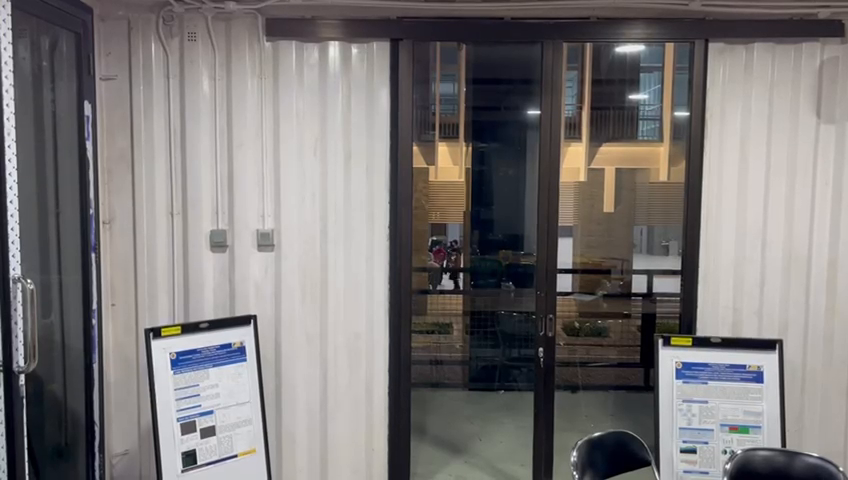
#> input picture frame 16 of testing-vid-stitching/video1.mp4, 848 x 480 px
$ python vid-fullframe-predefined-homography.py
#> lines starting #> are read from the running program, lines starting #| are printed output that depends on the picture; pictures that were not available may be replaced by others from this repository, and a replacement may not be noted
import cv2
import numpy as np

# Version 6.1
# Camera Position: Not Flipped
# Frames: 1280x720
# Adding Interactive Stitching
# Adding Predefined Homography
# Adding Dragging Functionality
dragging = False
start_x, start_y = 0, 0
offset_x, offset_y = 0, 0

def mouse_event_handler(event, x, y, flags, param):
    global dragging, start_x, start_y, offset_x, offset_y

    if event == cv2.EVENT_LBUTTONDOWN:
        dragging = True
        start_x, start_y = x, y
    elif event == cv2.EVENT_MOUSEMOVE and dragging:
        offset_x += x - start_x
        offset_y += y - start_y
        start_x, start_y = x, y
    elif event == cv2.EVENT_LBUTTONUP:
        dragging = False

def stitch_predefined_homography(video1_path, video2_path, H, frame_shape):
#> called with video1_path = 'video1.mp4', video2_path = 'video2.mp4', H = array of shape (3, 3), frame_shape = (720, 1280)
    cap1 = cv2.VideoCapture(video1_path)
    cap2 = cv2.VideoCapture(video2_path)

    cv2.namedWindow("Interactive Stitched Video")
    cv2.setMouseCallback("Interactive Stitched Video", mouse_event_handler)

    global offset_x, offset_y
    offset_x, offset_y = 0, 0

    while True:
        ret1, frame1 = cap1.read()
#> frame1 is the input picture: shape (480, 848, 3); mean B, G, R 118.3, 118.6, 122.2
        ret2, frame2 = cap2.read()

        if not ret1 or not ret2:
            break

        height, width = frame1.shape[:2]
#> height = 480; width = 848
        stitched_width = width * 2
#> stitched_width = 1696
        canvas = np.zeros((height, stitched_width, 3), dtype=np.uint8)

        canvas[0:frame1.shape[0], 0:frame1.shape[1]] = frame1
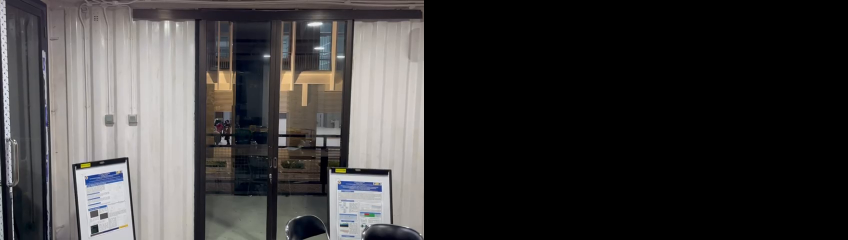
#> canvas: shape (480, 1696, 3) (shown at 1/2 size); mean B, G, R 59.2, 59.3, 61.1

        warped_frame2 = cv2.warpPerspective(frame2, H, (stitched_width, height))
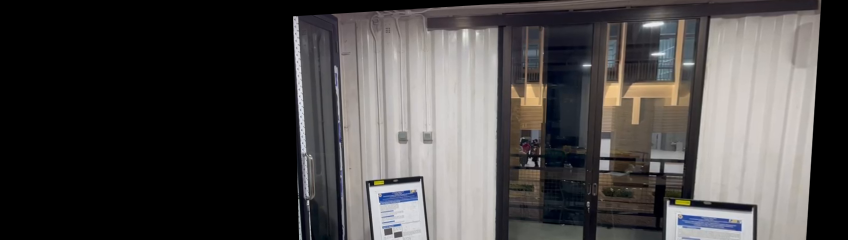
#> warped_frame2: shape (480, 1696, 3) (shown at 1/2 size); mean B, G, R 71, 71.6, 74.2

        overlap_mask = np.zeros_like(canvas, dtype=np.uint8)
        overlap_mask[0:frame1.shape[0], 0:frame1.shape[1]] = 1

        alpha = 0.5
        overlap_area = (overlap_mask & (warped_frame2 > 0)).astype(np.uint8)
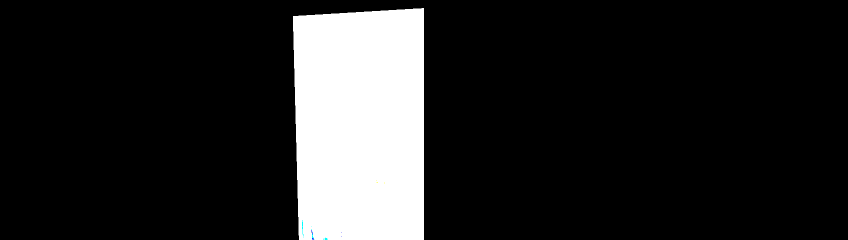
#> overlap_area: shape (480, 1696, 3) (shown at 1/2 size); mean B, G, R 0.144, 0.144, 0.143; drawn with 1 as white
        blended_region = cv2.addWeighted(canvas, alpha, warped_frame2, 1 - alpha, 0)
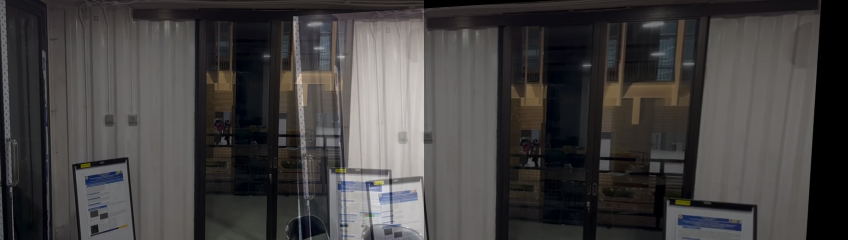
#> blended_region: shape (480, 1696, 3) (shown at 1/2 size); mean B, G, R 65.1, 65.4, 67.7

        non_overlap_region = np.where(warped_frame2 > 0, warped_frame2, canvas)
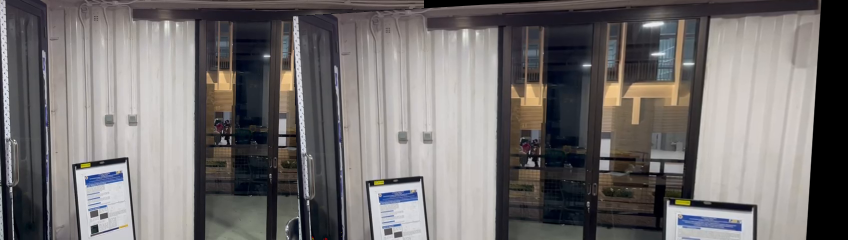
#> non_overlap_region: shape (480, 1696, 3) (shown at 1/2 size); mean B, G, R 111.5, 111.9, 115.7

        final_stitched = np.where(overlap_area, blended_region, non_overlap_region)
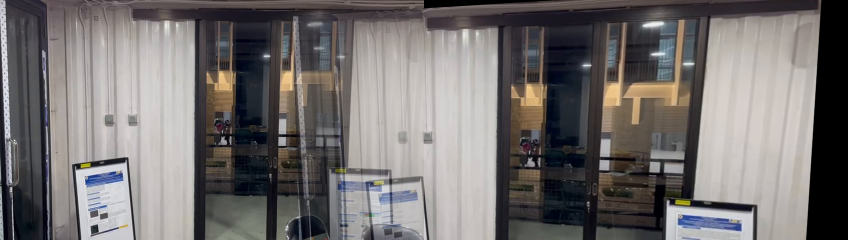
#> final_stitched: shape (480, 1696, 3) (shown at 1/2 size); mean B, G, R 111.6, 112.2, 116.2

        stitched_height, stitched_width = final_stitched.shape[:2]
#> stitched_height = 480
        canvas_dragged = np.zeros_like(final_stitched)

        start_x = max(0, min(stitched_width - frame_shape[1], offset_x))
#> start_x = 0
        start_y = max(0, min(stitched_height - frame_shape[0], offset_y))
#> start_y = 0

        end_x = start_x + frame_shape[1]
#> end_x = 1280
        end_y = start_y + frame_shape[0]
#> end_y = 720
        cropped_view = final_stitched[start_y:end_y, start_x:end_x]
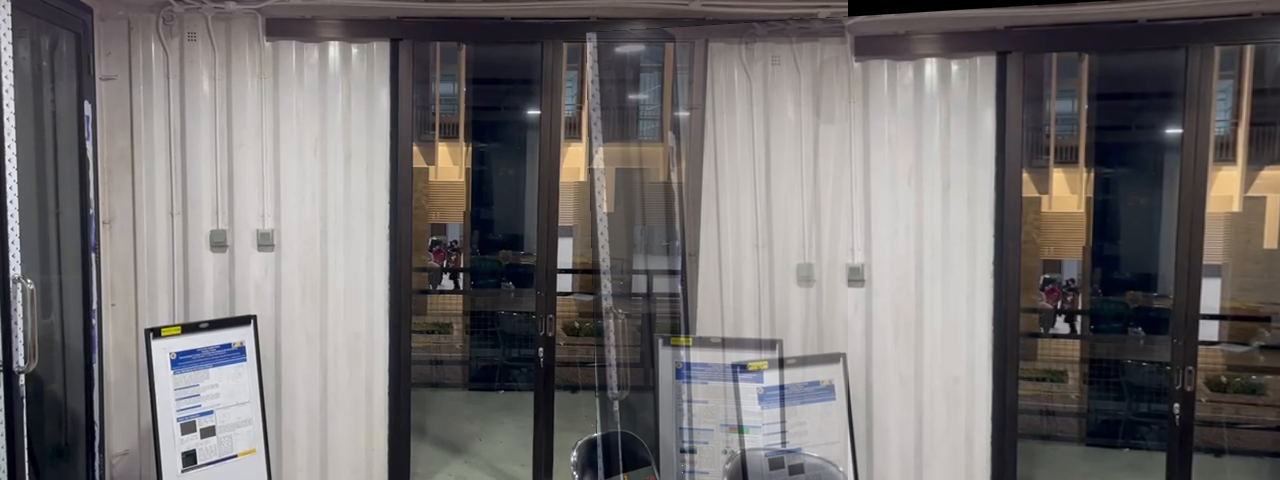
#> cropped_view: shape (480, 1280, 3); mean B, G, R 110.3, 110.4, 114.3

        cv2.imshow("Interactive Stitched Video", cropped_view)
        if cv2.waitKey(1) & 0xFF == ord('q'):
#> (key q is pressed here)
            break

    cap1.release()
    cap2.release()
    cv2.destroyAllWindows()

if __name__ == "__main__":
    video1_path = "video1.mp4"  # Left video
    video2_path = "video2.mp4"  # Right video

    H = np.array([
        [7.51800017e-01, 7.79062995e-02, 5.86119297e+02],
        [-6.62387220e-02, 1.01489968e+00, 3.26206448e+01],
        [-3.02035622e-04, 8.65434608e-05, 1.00000000e+00]
    ])

    frame_shape = (720, 1280)

    stitch_predefined_homography(video1_path, video2_path, H, frame_shape)

$ run again, starting later in the video
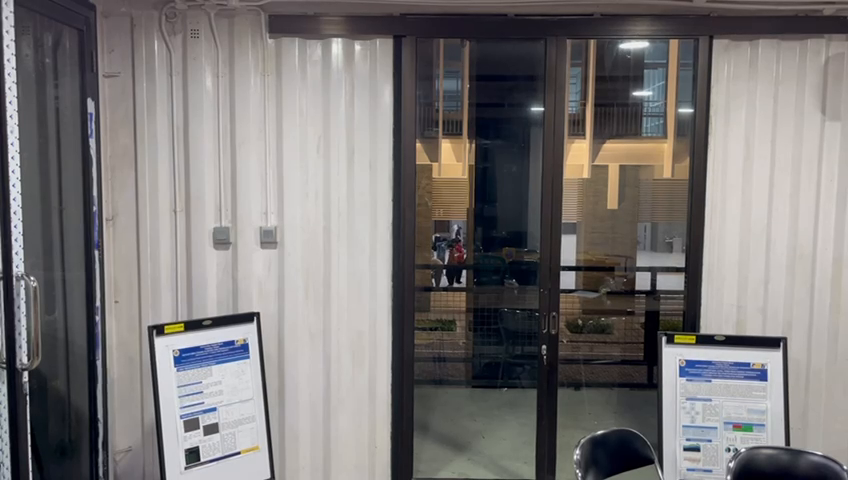
#> input picture frame 72 of testing-vid-stitching/video1.mp4, 848 x 480 px
#> in stitch_predefined_homography, frame1 is the input picture: shape (480, 848, 3); mean B, G, R 118.1, 118.5, 121.9
#> in stitch_predefined_homography, `final_stitched = np.where(overlap_area, blended_region, non_overlap_re..`:
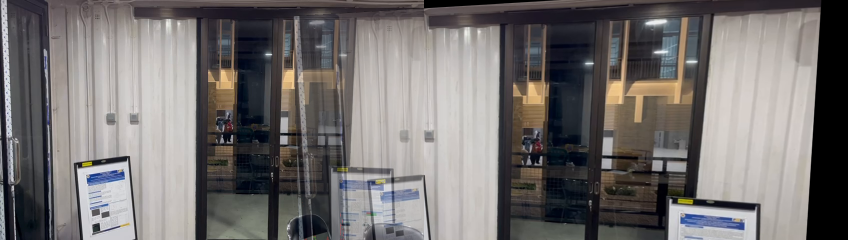
#> final_stitched: shape (480, 1696, 3) (shown at 1/2 size); mean B, G, R 111.6, 112.4, 116.1
#> in stitch_predefined_homography, `cropped_view = final_stitched[start_y:end_y, start_x:end_x]`:
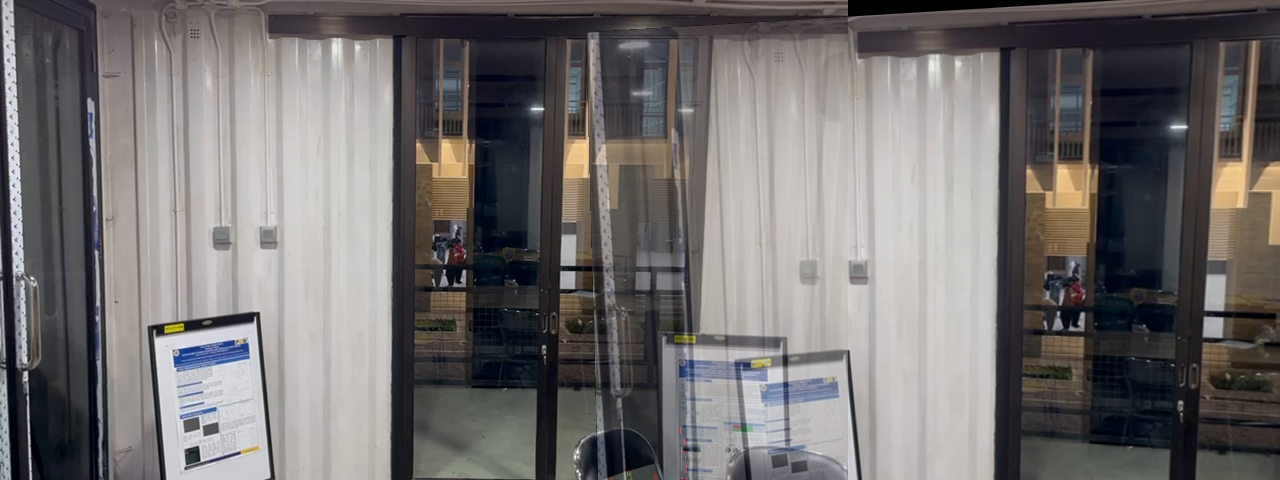
#> cropped_view: shape (480, 1280, 3); mean B, G, R 110.4, 110.7, 114.3

$ run again, starting later in the video
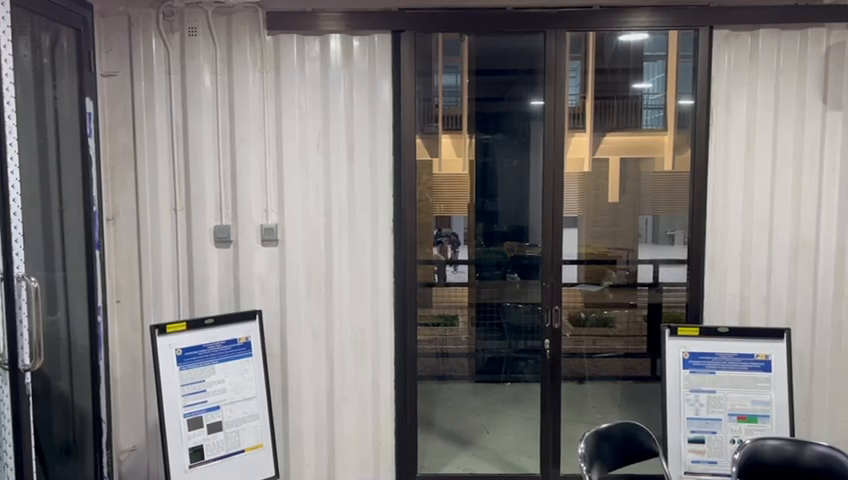
#> input picture frame 129 of testing-vid-stitching/video1.mp4, 848 x 480 px
#> in stitch_predefined_homography, frame1 is the input picture: shape (480, 848, 3); mean B, G, R 118.9, 119.3, 122.6
#> in stitch_predefined_homography, `final_stitched = np.where(overlap_area, blended_region, non_overlap_re..`:
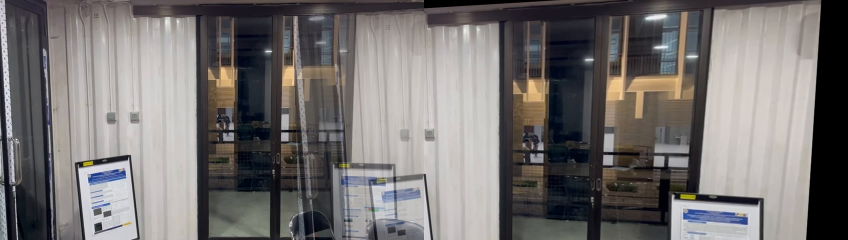
#> final_stitched: shape (480, 1696, 3) (shown at 1/2 size); mean B, G, R 113, 113.9, 117.5
#> in stitch_predefined_homography, `cropped_view = final_stitched[start_y:end_y, start_x:end_x]`:
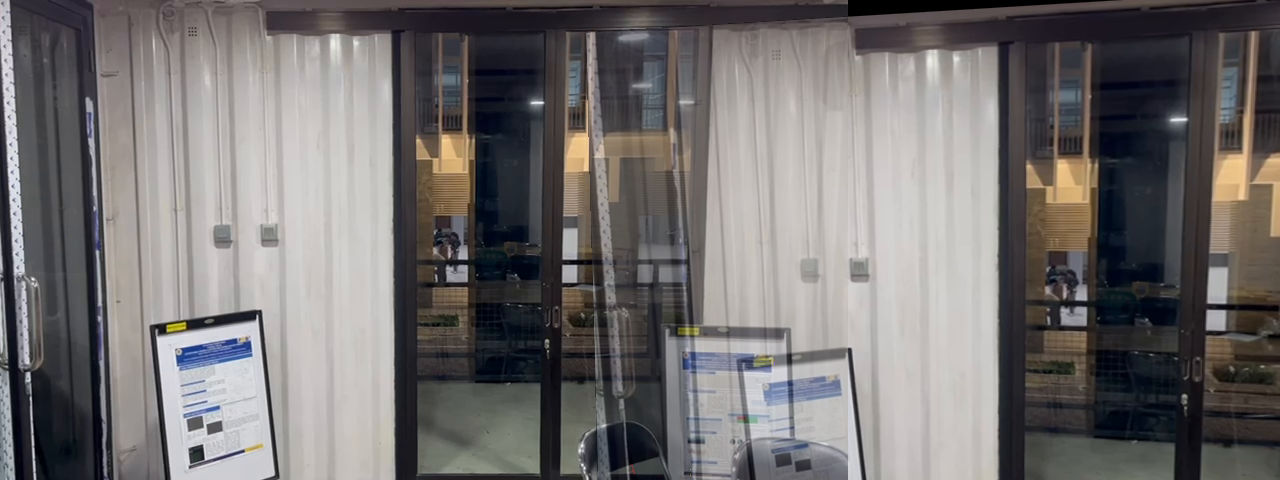
#> cropped_view: shape (480, 1280, 3); mean B, G, R 111.6, 111.9, 115.3
